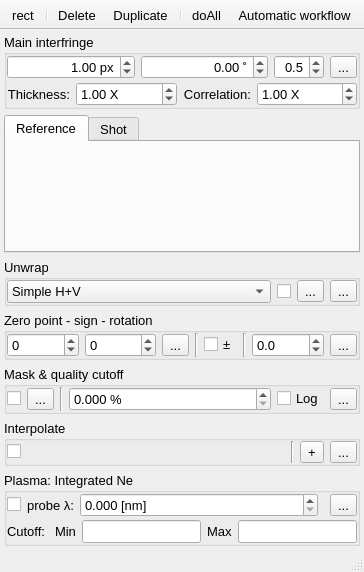
<?xml version="1.0" encoding="UTF-8"?>
<ui version="4.0">
 <class>Interferometry</class>
 <widget class="QMainWindow" name="Interferometry">
  <property name="geometry">
   <rect>
    <x>0</x>
    <y>0</y>
    <width>364</width>
    <height>572</height>
   </rect>
  </property>
  <property name="font">
   <font>
    <pointsize>10</pointsize>
   </font>
  </property>
  <property name="windowTitle">
   <string>Interferometry</string>
  </property>
  <property name="iconSize">
   <size>
    <width>20</width>
    <height>20</height>
   </size>
  </property>
  <property name="unifiedTitleAndToolBarOnMac">
   <bool>true</bool>
  </property>
  <widget class="QWidget" name="centralwidget">
   <layout class="QVBoxLayout" name="verticalLayout" stretch="0,1,0,0,0,0,0">
    <property name="leftMargin">
     <number>4</number>
    </property>
    <property name="topMargin">
     <number>4</number>
    </property>
    <property name="rightMargin">
     <number>4</number>
    </property>
    <property name="bottomMargin">
     <number>4</number>
    </property>
    <item>
     <widget class="QGroupBox" name="groupBox_2">
      <property name="title">
       <string>Main interfringe</string>
      </property>
      <layout class="QGridLayout" name="gridLayout_2" columnstretch="0,1,1,0,0">
       <property name="leftMargin">
        <number>0</number>
       </property>
       <property name="topMargin">
        <number>0</number>
       </property>
       <property name="rightMargin">
        <number>0</number>
       </property>
       <property name="bottomMargin">
        <number>0</number>
       </property>
       <property name="verticalSpacing">
        <number>3</number>
       </property>
       <item row="0" column="3">
        <widget class="QDoubleSpinBox" name="weightCarrier">
         <property name="toolTip">
          <string>Frequency weight (&lt;0 for lower freq; &gt;0 for higher freq)</string>
         </property>
         <property name="alignment">
          <set>Qt::AlignRight|Qt::AlignTrailing|Qt::AlignVCenter</set>
         </property>
         <property name="decimals">
          <number>1</number>
         </property>
         <property name="minimum">
          <double>-9.900000000000000</double>
         </property>
         <property name="maximum">
          <double>9.900000000000000</double>
         </property>
         <property name="singleStep">
          <double>0.100000000000000</double>
         </property>
         <property name="value">
          <double>0.500000000000000</double>
         </property>
         <property name="neutrinoSave" stdset="0">
          <bool>true</bool>
         </property>
        </widget>
       </item>
       <item row="1" column="1" colspan="4">
        <widget class="QWidget" name="widget_2" native="true">
         <layout class="QHBoxLayout" name="horizontalLayout_4" stretch="0,1,0,1">
          <property name="leftMargin">
           <number>0</number>
          </property>
          <property name="topMargin">
           <number>0</number>
          </property>
          <property name="rightMargin">
           <number>0</number>
          </property>
          <property name="bottomMargin">
           <number>0</number>
          </property>
          <item>
           <widget class="QLabel" name="label_2">
            <property name="font">
             <font>
              <pointsize>10</pointsize>
             </font>
            </property>
            <property name="text">
             <string>Thickness:</string>
            </property>
            <property name="alignment">
             <set>Qt::AlignRight|Qt::AlignTrailing|Qt::AlignVCenter</set>
            </property>
           </widget>
          </item>
          <item>
           <widget class="QDoubleSpinBox" name="thickness">
            <property name="toolTip">
             <string>Thickness of fringes</string>
            </property>
            <property name="suffix">
             <string> X</string>
            </property>
            <property name="decimals">
             <number>2</number>
            </property>
            <property name="minimum">
             <double>0.000000000000000</double>
            </property>
            <property name="maximum">
             <double>10.000000000000000</double>
            </property>
            <property name="singleStep">
             <double>0.100000000000000</double>
            </property>
            <property name="value">
             <double>1.000000000000000</double>
            </property>
            <property name="neutrinoSave" stdset="0">
             <bool>true</bool>
            </property>
           </widget>
          </item>
          <item>
           <widget class="QLabel" name="label">
            <property name="font">
             <font>
              <pointsize>10</pointsize>
             </font>
            </property>
            <property name="text">
             <string>Correlation:</string>
            </property>
            <property name="alignment">
             <set>Qt::AlignRight|Qt::AlignTrailing|Qt::AlignVCenter</set>
            </property>
           </widget>
          </item>
          <item>
           <widget class="QDoubleSpinBox" name="correlation">
            <property name="toolTip">
             <string>Correlation of fringes</string>
            </property>
            <property name="suffix">
             <string> X</string>
            </property>
            <property name="decimals">
             <number>2</number>
            </property>
            <property name="minimum">
             <double>0.000000000000000</double>
            </property>
            <property name="maximum">
             <double>10.000000000000000</double>
            </property>
            <property name="singleStep">
             <double>0.100000000000000</double>
            </property>
            <property name="value">
             <double>1.000000000000000</double>
            </property>
            <property name="neutrinoSave" stdset="0">
             <bool>true</bool>
            </property>
           </widget>
          </item>
         </layout>
        </widget>
       </item>
       <item row="0" column="2">
        <widget class="QDoubleSpinBox" name="angleCarrier">
         <property name="toolTip">
          <string>orientation</string>
         </property>
         <property name="alignment">
          <set>Qt::AlignRight|Qt::AlignTrailing|Qt::AlignVCenter</set>
         </property>
         <property name="suffix">
          <string> ˚</string>
         </property>
         <property name="decimals">
          <number>2</number>
         </property>
         <property name="minimum">
          <double>-360.000000000000000</double>
         </property>
         <property name="maximum">
          <double>360.000000000000000</double>
         </property>
         <property name="singleStep">
          <double>0.100000000000000</double>
         </property>
         <property name="neutrinoSave" stdset="0">
          <bool>true</bool>
         </property>
        </widget>
       </item>
       <item row="0" column="1">
        <widget class="QDoubleSpinBox" name="widthCarrier">
         <property name="toolTip">
          <string>Interfringe</string>
         </property>
         <property name="alignment">
          <set>Qt::AlignRight|Qt::AlignTrailing|Qt::AlignVCenter</set>
         </property>
         <property name="suffix">
          <string> px</string>
         </property>
         <property name="decimals">
          <number>2</number>
         </property>
         <property name="minimum">
          <double>-9999.000000000000000</double>
         </property>
         <property name="maximum">
          <double>9999.000000000000000</double>
         </property>
         <property name="singleStep">
          <double>0.100000000000000</double>
         </property>
         <property name="value">
          <double>1.000000000000000</double>
         </property>
         <property name="neutrinoSave" stdset="0">
          <bool>true</bool>
         </property>
        </widget>
       </item>
       <item row="0" column="4">
        <widget class="QToolButton" name="doCarrier">
         <property name="text">
          <string>...</string>
         </property>
         <property name="icon">
          <iconset resource="../Visar/Visar.qrc">
           <normaloff>:/icons/refresh2.png</normaloff>:/icons/refresh2.png</iconset>
         </property>
        </widget>
       </item>
      </layout>
     </widget>
    </item>
    <item>
     <widget class="QTabWidget" name="images">
      <property name="currentIndex">
       <number>0</number>
      </property>
      <property name="neutrinoSave" stdset="0">
       <bool>true</bool>
      </property>
      <widget class="QWidget" name="image1">
       <attribute name="title">
        <string>Reference</string>
       </attribute>
      </widget>
      <widget class="QWidget" name="image2">
       <attribute name="title">
        <string>Shot</string>
       </attribute>
      </widget>
     </widget>
    </item>
    <item>
     <widget class="QGroupBox" name="methodBox">
      <property name="title">
       <string>Unwrap</string>
      </property>
      <layout class="QHBoxLayout" name="horizontalLayout_3" stretch="1,0,0,0">
       <property name="leftMargin">
        <number>0</number>
       </property>
       <property name="topMargin">
        <number>0</number>
       </property>
       <property name="rightMargin">
        <number>0</number>
       </property>
       <property name="bottomMargin">
        <number>0</number>
       </property>
       <item>
        <widget class="QComboBox" name="method">
         <property name="toolTip">
          <string>Unwrap strategy</string>
         </property>
         <property name="neutrinoSave" stdset="0">
          <bool>true</bool>
         </property>
         <item>
          <property name="text">
           <string>Simple H+V</string>
          </property>
         </item>
         <item>
          <property name="text">
           <string>Simple V+H</string>
          </property>
         </item>
         <item>
          <property name="text">
           <string>Goldstein</string>
          </property>
         </item>
         <item>
          <property name="text">
           <string>Miguel</string>
          </property>
         </item>
         <item>
          <property name="text">
           <string>Miguel+Quality</string>
          </property>
         </item>
         <item>
          <property name="text">
           <string>Quality</string>
          </property>
         </item>
        </widget>
       </item>
       <item>
        <widget class="QCheckBox" name="useBarrier">
         <property name="toolTip">
          <string>use unwrap barrier line</string>
         </property>
         <property name="text">
          <string/>
         </property>
         <property name="neutrinoSave" stdset="0">
          <bool>true</bool>
         </property>
        </widget>
       </item>
       <item>
        <widget class="QToolButton" name="lineBarrier">
         <property name="toolTip">
          <string>barrier Line</string>
         </property>
         <property name="text">
          <string>...</string>
         </property>
         <property name="icon">
          <iconset resource="../../../build-neutrinoMaster-Brew-Default/src/qrc/icons.qrc">
           <normaloff>:/icons/line.png</normaloff>:/icons/line.png</iconset>
         </property>
        </widget>
       </item>
       <item>
        <widget class="QToolButton" name="doUnwrap">
         <property name="font">
          <font>
           <pointsize>10</pointsize>
          </font>
         </property>
         <property name="text">
          <string>...</string>
         </property>
         <property name="icon">
          <iconset resource="Interferometry.qrc">
           <normaloff>:/icons/run.png</normaloff>:/icons/run.png</iconset>
         </property>
        </widget>
       </item>
      </layout>
     </widget>
    </item>
    <item>
     <widget class="QGroupBox" name="Zero">
      <property name="sizePolicy">
       <sizepolicy hsizetype="Minimum" vsizetype="Preferred">
        <horstretch>0</horstretch>
        <verstretch>0</verstretch>
       </sizepolicy>
      </property>
      <property name="title">
       <string>Zero point - sign - rotation</string>
      </property>
      <property name="checkable">
       <bool>false</bool>
      </property>
      <layout class="QHBoxLayout" name="horizontalLayout" stretch="1,1,0,0,0,0,1,0">
       <property name="leftMargin">
        <number>0</number>
       </property>
       <property name="topMargin">
        <number>0</number>
       </property>
       <property name="rightMargin">
        <number>0</number>
       </property>
       <property name="bottomMargin">
        <number>0</number>
       </property>
       <item>
        <widget class="QSpinBox" name="posZeroX">
         <property name="toolTip">
          <string>zero x position</string>
         </property>
         <property name="minimum">
          <number>-9999</number>
         </property>
         <property name="maximum">
          <number>9999</number>
         </property>
         <property name="neutrinoSave" stdset="0">
          <bool>true</bool>
         </property>
        </widget>
       </item>
       <item>
        <widget class="QSpinBox" name="posZeroY">
         <property name="toolTip">
          <string>zero y position</string>
         </property>
         <property name="keyboardTracking">
          <bool>false</bool>
         </property>
         <property name="minimum">
          <number>-9999</number>
         </property>
         <property name="maximum">
          <number>9999</number>
         </property>
         <property name="neutrinoSave" stdset="0">
          <bool>true</bool>
         </property>
        </widget>
       </item>
       <item>
        <widget class="QToolButton" name="posZeroButton">
         <property name="toolTip">
          <string>Doubleclick on the win to grab a point</string>
         </property>
         <property name="text">
          <string>...</string>
         </property>
         <property name="icon">
          <iconset resource="../../../build-neutrinoMaster-Brew-Default/src/qrc/icons.qrc">
           <normaloff>:/icons/center.png</normaloff>:/icons/center.png</iconset>
         </property>
         <property name="checkable">
          <bool>true</bool>
         </property>
        </widget>
       </item>
       <item>
        <widget class="Line" name="line_4">
         <property name="orientation">
          <enum>Qt::Vertical</enum>
         </property>
        </widget>
       </item>
       <item>
        <widget class="QCheckBox" name="opposite">
         <property name="toolTip">
          <string>Change sign of phase</string>
         </property>
         <property name="text">
          <string>±</string>
         </property>
         <property name="neutrinoSave" stdset="0">
          <bool>true</bool>
         </property>
        </widget>
       </item>
       <item>
        <widget class="Line" name="line">
         <property name="orientation">
          <enum>Qt::Vertical</enum>
         </property>
        </widget>
       </item>
       <item>
        <widget class="QDoubleSpinBox" name="rotAngle">
         <property name="toolTip">
          <string>rotate angle</string>
         </property>
         <property name="keyboardTracking">
          <bool>false</bool>
         </property>
         <property name="decimals">
          <number>1</number>
         </property>
         <property name="minimum">
          <double>-360.000000000000000</double>
         </property>
         <property name="maximum">
          <double>360.000000000000000</double>
         </property>
         <property name="neutrinoSave" stdset="0">
          <bool>true</bool>
         </property>
        </widget>
       </item>
       <item>
        <widget class="QToolButton" name="doSubtract">
         <property name="font">
          <font>
           <pointsize>10</pointsize>
          </font>
         </property>
         <property name="text">
          <string>...</string>
         </property>
         <property name="icon">
          <iconset resource="Interferometry.qrc">
           <normaloff>:/icons/run.png</normaloff>:/icons/run.png</iconset>
         </property>
        </widget>
       </item>
      </layout>
     </widget>
    </item>
    <item>
     <widget class="QGroupBox" name="MaskGroup">
      <property name="enabled">
       <bool>true</bool>
      </property>
      <property name="title">
       <string>Mask &amp;&amp; quality cutoff</string>
      </property>
      <property name="checkable">
       <bool>false</bool>
      </property>
      <layout class="QHBoxLayout" name="horizontalLayout_2" stretch="0,0,0,1,0,0">
       <property name="leftMargin">
        <number>0</number>
       </property>
       <property name="topMargin">
        <number>0</number>
       </property>
       <property name="rightMargin">
        <number>0</number>
       </property>
       <property name="bottomMargin">
        <number>0</number>
       </property>
       <item>
        <widget class="QCheckBox" name="useMask">
         <property name="text">
          <string/>
         </property>
         <property name="neutrinoSave" stdset="0">
          <bool>true</bool>
         </property>
        </widget>
       </item>
       <item>
        <widget class="QToolButton" name="maskRegion">
         <property name="text">
          <string>...</string>
         </property>
         <property name="icon">
          <iconset resource="../../../build-neutrinoMaster-Brew-Default/src/qrc/icons.qrc">
           <normaloff>:/icons/line.png</normaloff>:/icons/line.png</iconset>
         </property>
         <property name="checkable">
          <bool>false</bool>
         </property>
         <property name="neutrinoSave" stdset="0">
          <bool>true</bool>
         </property>
        </widget>
       </item>
       <item>
        <widget class="Line" name="line_2">
         <property name="orientation">
          <enum>Qt::Vertical</enum>
         </property>
        </widget>
       </item>
       <item>
        <widget class="QDoubleSpinBox" name="cutoffValue">
         <property name="toolTip">
          <string>Remove low quality</string>
         </property>
         <property name="suffix">
          <string> %</string>
         </property>
         <property name="decimals">
          <number>3</number>
         </property>
         <property name="minimum">
          <double>0.000000000000000</double>
         </property>
         <property name="maximum">
          <double>100.000000000000000</double>
         </property>
         <property name="neutrinoSave" stdset="0">
          <bool>true</bool>
         </property>
        </widget>
       </item>
       <item>
        <widget class="QCheckBox" name="cutoffLog">
         <property name="font">
          <font>
           <pointsize>10</pointsize>
          </font>
         </property>
         <property name="text">
          <string>Log</string>
         </property>
         <property name="neutrinoSave" stdset="0">
          <bool>true</bool>
         </property>
        </widget>
       </item>
       <item>
        <widget class="QToolButton" name="doMaskCutoff">
         <property name="font">
          <font>
           <pointsize>10</pointsize>
          </font>
         </property>
         <property name="text">
          <string>...</string>
         </property>
         <property name="icon">
          <iconset resource="Interferometry.qrc">
           <normaloff>:/icons/run.png</normaloff>:/icons/run.png</iconset>
         </property>
        </widget>
       </item>
      </layout>
     </widget>
    </item>
    <item>
     <widget class="QGroupBox" name="Shapes">
      <property name="title">
       <string>Interpolate</string>
      </property>
      <layout class="QHBoxLayout" name="horizontalLayout_6" stretch="0,0,0,0,0">
       <property name="leftMargin">
        <number>0</number>
       </property>
       <property name="topMargin">
        <number>0</number>
       </property>
       <property name="rightMargin">
        <number>0</number>
       </property>
       <property name="bottomMargin">
        <number>0</number>
       </property>
       <item>
        <widget class="QCheckBox" name="useInterpolate">
         <property name="toolTip">
          <string>Enable Interpolation</string>
         </property>
         <property name="text">
          <string/>
         </property>
         <property name="neutrinoSave" stdset="0">
          <bool>true</bool>
         </property>
        </widget>
       </item>
       <item>
        <layout class="QHBoxLayout" name="shapes">
         <item>
          <spacer name="horizontalSpacer">
           <property name="orientation">
            <enum>Qt::Horizontal</enum>
           </property>
           <property name="sizeHint" stdset="0">
            <size>
             <width>40</width>
             <height>20</height>
            </size>
           </property>
          </spacer>
         </item>
        </layout>
       </item>
       <item>
        <widget class="Line" name="line_3">
         <property name="orientation">
          <enum>Qt::Vertical</enum>
         </property>
        </widget>
       </item>
       <item>
        <widget class="QToolButton" name="addShape">
         <property name="text">
          <string>+</string>
         </property>
         <property name="icon">
          <iconset resource="../../../build-neutrinoMaster-Brew-Default/src/qrc/icons.qrc">
           <normaloff>:/icons/plus.png</normaloff>:/icons/plus.png</iconset>
         </property>
        </widget>
       </item>
       <item>
        <widget class="QToolButton" name="doInterpolate">
         <property name="font">
          <font>
           <pointsize>10</pointsize>
          </font>
         </property>
         <property name="toolTip">
          <string>Interpolation over shapes</string>
         </property>
         <property name="text">
          <string>...</string>
         </property>
         <property name="icon">
          <iconset resource="Interferometry.qrc">
           <normaloff>:/icons/run.png</normaloff>:/icons/run.png</iconset>
         </property>
        </widget>
       </item>
      </layout>
     </widget>
    </item>
    <item>
     <widget class="QGroupBox" name="groupBox">
      <property name="title">
       <string>Plasma: Integrated Ne</string>
      </property>
      <layout class="QGridLayout" name="gridLayout" columnstretch="0,0,1,0,0">
       <property name="leftMargin">
        <number>0</number>
       </property>
       <property name="topMargin">
        <number>0</number>
       </property>
       <property name="rightMargin">
        <number>0</number>
       </property>
       <property name="bottomMargin">
        <number>0</number>
       </property>
       <property name="verticalSpacing">
        <number>3</number>
       </property>
       <item row="0" column="2">
        <widget class="QDoubleSpinBox" name="probeLambda">
         <property name="font">
          <font>
           <pointsize>10</pointsize>
          </font>
         </property>
         <property name="suffix">
          <string> [nm]</string>
         </property>
         <property name="decimals">
          <number>3</number>
         </property>
         <property name="maximum">
          <double>999999999.000000000000000</double>
         </property>
         <property name="neutrinoSave" stdset="0">
          <bool>true</bool>
         </property>
        </widget>
       </item>
       <item row="1" column="0" colspan="5">
        <widget class="QWidget" name="widget" native="true">
         <layout class="QHBoxLayout" name="horizontalLayout_5" stretch="0,0,1,0,1">
          <property name="leftMargin">
           <number>0</number>
          </property>
          <property name="topMargin">
           <number>0</number>
          </property>
          <property name="rightMargin">
           <number>0</number>
          </property>
          <property name="bottomMargin">
           <number>0</number>
          </property>
          <item>
           <widget class="QLabel" name="label_5">
            <property name="font">
             <font>
              <pointsize>10</pointsize>
             </font>
            </property>
            <property name="text">
             <string>Cutoff: </string>
            </property>
           </widget>
          </item>
          <item>
           <widget class="QLabel" name="label_3">
            <property name="font">
             <font>
              <pointsize>10</pointsize>
             </font>
            </property>
            <property name="text">
             <string>Min</string>
            </property>
           </widget>
          </item>
          <item>
           <widget class="QLineEdit" name="cutoffMin">
            <property name="font">
             <font>
              <pointsize>10</pointsize>
             </font>
            </property>
            <property name="neutrinoSave" stdset="0">
             <bool>true</bool>
            </property>
           </widget>
          </item>
          <item>
           <widget class="QLabel" name="label_4">
            <property name="font">
             <font>
              <pointsize>10</pointsize>
             </font>
            </property>
            <property name="text">
             <string>Max</string>
            </property>
           </widget>
          </item>
          <item>
           <widget class="QLineEdit" name="cutoffMax">
            <property name="font">
             <font>
              <pointsize>10</pointsize>
             </font>
            </property>
            <property name="neutrinoSave" stdset="0">
             <bool>true</bool>
            </property>
           </widget>
          </item>
         </layout>
        </widget>
       </item>
       <item row="0" column="0">
        <widget class="QCheckBox" name="usePlasma">
         <property name="text">
          <string/>
         </property>
         <property name="neutrinoSave" stdset="0">
          <bool>true</bool>
         </property>
        </widget>
       </item>
       <item row="0" column="4">
        <widget class="QToolButton" name="doPlasma">
         <property name="font">
          <font>
           <pointsize>10</pointsize>
          </font>
         </property>
         <property name="toolTip">
          <string>Interpolation over shapes</string>
         </property>
         <property name="text">
          <string>...</string>
         </property>
         <property name="icon">
          <iconset resource="Interferometry.qrc">
           <normaloff>:/icons/run.png</normaloff>:/icons/run.png</iconset>
         </property>
        </widget>
       </item>
       <item row="0" column="1">
        <widget class="QLabel" name="label_6">
         <property name="font">
          <font>
           <pointsize>10</pointsize>
          </font>
         </property>
         <property name="text">
          <string>probe λ:</string>
         </property>
         <property name="alignment">
          <set>Qt::AlignRight|Qt::AlignTrailing|Qt::AlignVCenter</set>
         </property>
        </widget>
       </item>
      </layout>
     </widget>
    </item>
   </layout>
  </widget>
  <widget class="QStatusBar" name="statusbar">
   <property name="font">
    <font>
     <pointsize>10</pointsize>
    </font>
   </property>
  </widget>
  <widget class="QToolBar" name="toolBar">
   <property name="windowTitle">
    <string>toolBar</string>
   </property>
   <property name="movable">
    <bool>false</bool>
   </property>
   <property name="floatable">
    <bool>false</bool>
   </property>
   <attribute name="toolBarArea">
    <enum>TopToolBarArea</enum>
   </attribute>
   <attribute name="toolBarBreak">
    <bool>false</bool>
   </attribute>
   <addaction name="actionRect"/>
   <addaction name="separator"/>
   <addaction name="actionDelete"/>
   <addaction name="actionDuplicate"/>
   <addaction name="separator"/>
   <addaction name="actionDoWavelet"/>
   <addaction name="chained"/>
  </widget>
  <action name="actionRect">
   <property name="icon">
    <iconset>
     <normaloff>:icons//rect.png</normaloff>:icons//rect.png</iconset>
   </property>
   <property name="text">
    <string>rect</string>
   </property>
   <property name="toolTip">
    <string>Show region</string>
   </property>
  </action>
  <action name="chained">
   <property name="checkable">
    <bool>true</bool>
   </property>
   <property name="icon">
    <iconset resource="../../../build-neutrinoMaster-Brew-Default/src/qrc/icons.qrc">
     <normaloff>:/icons/autoRefresh.png</normaloff>
     <normalon>:/icons/noAutoRefresh.png</normalon>:/icons/autoRefresh.png</iconset>
   </property>
   <property name="text">
    <string>Automatic workflow</string>
   </property>
   <property name="toolTip">
    <string>Automatic workflow</string>
   </property>
  </action>
  <action name="actionDoWavelet">
   <property name="icon">
    <iconset resource="Interferometry.qrc">
     <normaloff>:/icons/run.png</normaloff>:/icons/run.png</iconset>
   </property>
   <property name="text">
    <string>doAll</string>
   </property>
   <property name="toolTip">
    <string>Do workflow</string>
   </property>
  </action>
  <action name="actionDuplicate">
   <property name="icon">
    <iconset resource="../../../build-neutrinoMaster-Brew-Default/src/qrc/icons.qrc">
     <normaloff>:/icons/plus.png</normaloff>:/icons/plus.png</iconset>
   </property>
   <property name="text">
    <string>Duplicate</string>
   </property>
   <property name="toolTip">
    <string>Duplicate the images</string>
   </property>
  </action>
  <action name="actionDelete">
   <property name="icon">
    <iconset resource="Interferometry.qrc">
     <normaloff>:/icons/trash.png</normaloff>:/icons/trash.png</iconset>
   </property>
   <property name="text">
    <string>Delete</string>
   </property>
   <property name="toolTip">
    <string>delete local images (except current)</string>
   </property>
  </action>
 </widget>
 <tabstops>
  <tabstop>widthCarrier</tabstop>
  <tabstop>angleCarrier</tabstop>
  <tabstop>weightCarrier</tabstop>
  <tabstop>doCarrier</tabstop>
  <tabstop>method</tabstop>
  <tabstop>useBarrier</tabstop>
  <tabstop>lineBarrier</tabstop>
  <tabstop>doUnwrap</tabstop>
  <tabstop>posZeroX</tabstop>
  <tabstop>posZeroY</tabstop>
  <tabstop>posZeroButton</tabstop>
  <tabstop>rotAngle</tabstop>
  <tabstop>doSubtract</tabstop>
  <tabstop>maskRegion</tabstop>
  <tabstop>cutoffValue</tabstop>
  <tabstop>cutoffLog</tabstop>
  <tabstop>doMaskCutoff</tabstop>
 </tabstops>
 <resources>
  <include location="../Visar/Visar.qrc"/>
  <include location="Interferometry.qrc"/>
  <include location="../../../build-neutrinoMaster-Brew-Default/src/qrc/icons.qrc"/>
 </resources>
 <connections/>
</ui>
